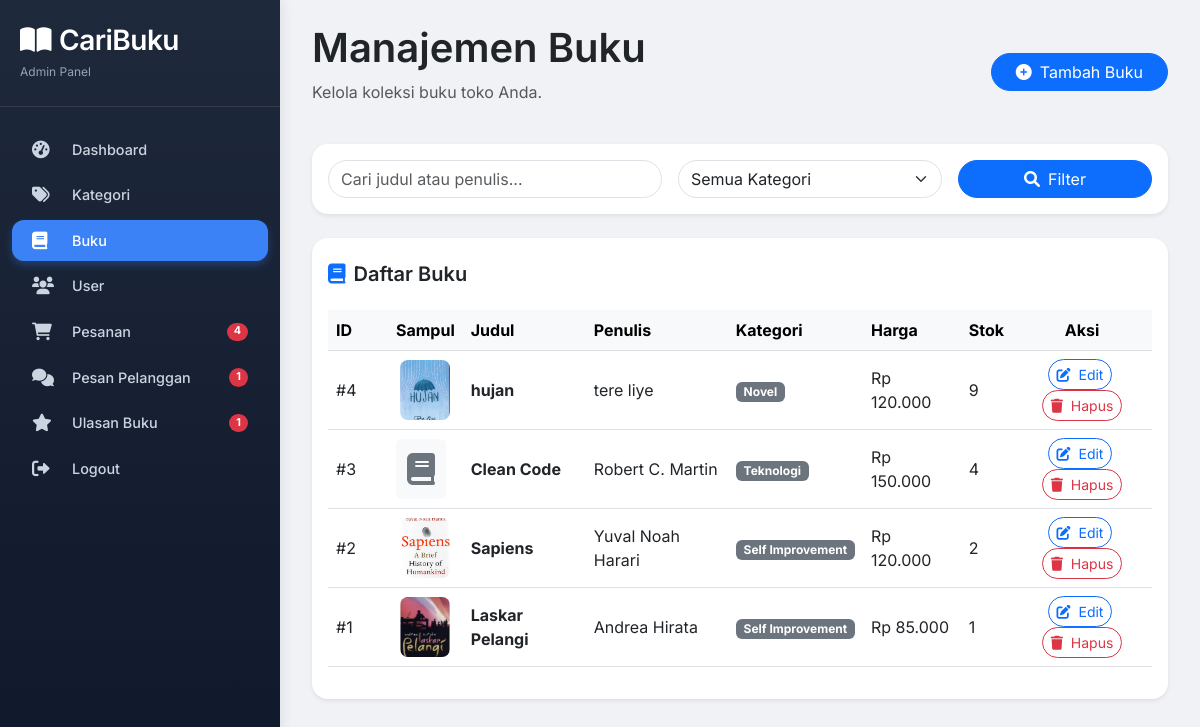
The app's page /admin/books.php (signed in) with its own data.
### tables this page shows
CREATE TABLE `books` (
  `id` int(11) NOT NULL,
  `category_id` int(11) DEFAULT NULL,
  `title` varchar(200) NOT NULL,
  `author` varchar(100) DEFAULT NULL,
  `description` text DEFAULT NULL,
  `price` decimal(10,2) NOT NULL,
  `stock` int(11) DEFAULT 0,
  `cover_image` varchar(255) DEFAULT NULL,
  `created_at` timestamp NOT NULL DEFAULT current_timestamp()
);

CREATE TABLE `categories` (
  `id` int(11) NOT NULL,
  `name` varchar(100) NOT NULL,
  `created_at` timestamp NOT NULL DEFAULT current_timestamp()
);

### admin/books.php (the view, shortened to what this page needs)
<?php
require_once __DIR__ . '/includes/header.php';
$search = isset($_GET['search']) ? mysqli_real_escape_string($conn, $_GET['search']) : '';
$where = [];
$whereClause = !empty($where) ? "WHERE " . implode(" AND ", $where) : "";
$limit = 10;
$page = isset($_GET['page']) ? intval($_GET['page']) : 1;
$offset = ($page - 1) * $limit;
$books = $conn->query("SELECT books.*, categories.name as category_name
                       FROM books
                       LEFT JOIN categories ON books.category_id = categories.id
                       $whereClause
                       ORDER BY books.id DESC
                       LIMIT $offset, $limit");
?>
<div class="d-flex justify-content-between align-items-center flex-wrap mb-4">
    <div>
        <h1 class="display-6 fw-semibold">Manajemen Buku</h1>
        <p class="text-muted">Kelola koleksi buku toko Anda.</p>
    </div>
    <button class="btn btn-primary rounded-pill px-4" data-bs-toggle="modal" data-bs-target="#addBookModal">
        <i class="fas fa-plus-circle me-2"></i>Tambah Buku
    </button>
</div>
<div class="card border-0 shadow-sm rounded-4 mb-4">
    <div class="card-body">
        <form method="GET" class="row g-3">
            <div class="col-md-5">
                <input type="text" name="search" class="form-control rounded-pill" placeholder="Cari judul atau penulis..." value="<?= htmlspecialchars($search) ?>">
            </div>
            <div class="col-md-4">
                <select name="category" class="form-select rounded-pill">
                    <option value="0">Semua Kategori</option>
                </select>
            </div>
            <div class="col-md-3">
                <button type="submit" class="btn btn-primary rounded-pill w-100"><i class="fas fa-search me-2"></i>Filter</button>
            </div>
        </form>
    </div>
</div>
<div class="card border-0 shadow-sm rounded-4">
    <div class="card-header bg-transparent border-0 pt-4">
        <h5 class="fw-semibold mb-0"><i class="fas fa-book me-2 text-primary"></i>Daftar Buku</h5>
    </div>
    <div class="card-body">
        <div class="table-responsive">
            <table class="table table-hover align-middle">
                <thead class="table-light">
                    <tr><th width="60">ID</th><th width="70">Sampul</th><th>Judul</th><th>Penulis</th><th>Kategori</th><th>Harga</th><th>Stok</th><th width="140" class="text-center">Aksi</th></tr>
                </thead>
                <tbody>
                    <?php if ($books->num_rows > 0): ?>
                        <?php while ($book = $books->fetch_assoc()): ?>
                        <tr>
                            <td>#<?= $book['id'] ?></td>
                            <td class="text-center">
                                <?php if (!empty($book['cover_image']) && file_exists(__DIR__ . '/../uploads/' . $book['cover_image'])): ?>
                                    <img src="../uploads/<?= $book['cover_image'] ?>" width="50" height="60" style="object-fit: cover; border-radius: 8px;">
                                <?php else: ?>
                                    <div class="bg-light rounded d-flex align-items-center justify-content-center" style="width: 50px; height: 60px;"><i class="fas fa-book fa-2x text-secondary"></i></div>
                                <?php endif; ?>
                             </td>
                            <td><strong><?= htmlspecialchars($book['title']) ?></strong></td>
                            <td><?= htmlspecialchars($book['author']) ?></td>
                            <td><span class="badge bg-secondary"><?= htmlspecialchars($book['category_name'] ?? 'Tanpa Kategori') ?></span></td>
                            <td>Rp <?= number_format($book['price'], 0, ',', '.') ?></td>
                            <td><?= $book['stock'] ?></td>
                            <td class="text-center">
                                <button class="btn btn-sm btn-outline-primary rounded-pill me-1" data-bs-toggle="modal" data-bs-target="#editBookModal"
                                    data-id="<?= $book['id'] ?>"
                                    data-title="<?= htmlspecialchars($book['title']) ?>"
                                    data-author="<?= htmlspecialchars($book['author']) ?>"
                                    data-price="<?= $book['price'] ?>"
                                    data-category="<?= $book['category_id'] ?>"
                                    data-stock="<?= $book['stock'] ?>"
                                    data-description="<?= htmlspecialchars($book['description']) ?>"
                                    data-cover="<?= $book['cover_image'] ?>">
                                    <i class="fas fa-edit me-1"></i> Edit
                                </button>
                                <button class="btn btn-sm btn-outline-danger rounded-pill" data-bs-toggle="modal" data-bs-target="#deleteBookModal"
                                    data-id="<?= $book['id'] ?>"
                                    data-title="<?= htmlspecialchars($book['title']) ?>">
                                    <i class="fas fa-trash me-1"></i> Hapus
                                </button>
                              </td>
                          </tr>
                        <?php endwhile; ?>
                    <?php else: ?>
                        <tr><td colspan="8" class="text-center text-muted py-4">Belum ada buku. Silakan tambah buku baru.</td></tr>
                    <?php endif; ?>
                </tbody>
              </table>
        </div>
    </div>
</div>
<?php require_once __DIR__ . '/includes/footer.php'; ?>

### admin/includes/header.php (style rules this page uses)
* { font-family: 'Inter', sans-serif; }
body { background: #f0f2f5; margin: 0; padding: 0; }

### records on screen
books: id "4", cover_image (picture), title "hujan", author "tere liye", category.name "Novel", price "120.000", stock "9"
books: id "3", title "Clean Code", author "Robert C. Martin", category.name "Teknologi", price "150.000", stock "4"
books: id "2", cover_image (picture), title "Sapiens", author "Yuval Noah Harari", category.name "Self Improvement", price "120.000", stock "2"
books: id "1", cover_image (picture), title "Laskar Pelangi", author "Andrea Hirata", category.name "Self Improvement", price "85.000", stock "1"

### other values on screen
$pendingOrdersCount "4"
$unreadChatCount "1"
$pendingReviewsCount "1"
